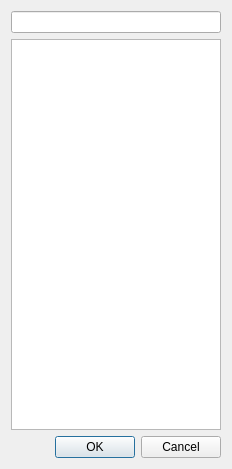
<?xml version="1.0" encoding="UTF-8"?>
<ui version="4.0">
 <class>SimpleChooserDialog</class>
 <widget class="QDialog" name="SimpleChooserDialog">
  <property name="geometry">
   <rect>
    <x>0</x>
    <y>0</y>
    <width>232</width>
    <height>469</height>
   </rect>
  </property>
  <property name="windowTitle">
   <string>Dialog</string>
  </property>
  <layout class="QVBoxLayout" name="verticalLayout">
   <item>
    <widget class="QLineEdit" name="filterEdit"/>
   </item>
   <item>
    <widget class="QListView" name="listView">
     <property name="editTriggers">
      <set>QAbstractItemView::EditTrigger::NoEditTriggers</set>
     </property>
     <property name="alternatingRowColors">
      <bool>true</bool>
     </property>
    </widget>
   </item>
   <item>
    <widget class="QDialogButtonBox" name="buttonBox">
     <property name="orientation">
      <enum>Qt::Orientation::Horizontal</enum>
     </property>
     <property name="standardButtons">
      <set>QDialogButtonBox::StandardButton::Cancel|QDialogButtonBox::StandardButton::Ok</set>
     </property>
    </widget>
   </item>
  </layout>
 </widget>
 <resources/>
 <connections>
  <connection>
   <sender>buttonBox</sender>
   <signal>accepted()</signal>
   <receiver>SimpleChooserDialog</receiver>
   <slot>accept()</slot>
   <hints>
    <hint type="sourcelabel">
     <x>248</x>
     <y>254</y>
    </hint>
    <hint type="destinationlabel">
     <x>157</x>
     <y>274</y>
    </hint>
   </hints>
  </connection>
  <connection>
   <sender>buttonBox</sender>
   <signal>rejected()</signal>
   <receiver>SimpleChooserDialog</receiver>
   <slot>reject()</slot>
   <hints>
    <hint type="sourcelabel">
     <x>316</x>
     <y>260</y>
    </hint>
    <hint type="destinationlabel">
     <x>286</x>
     <y>274</y>
    </hint>
   </hints>
  </connection>
 </connections>
</ui>
